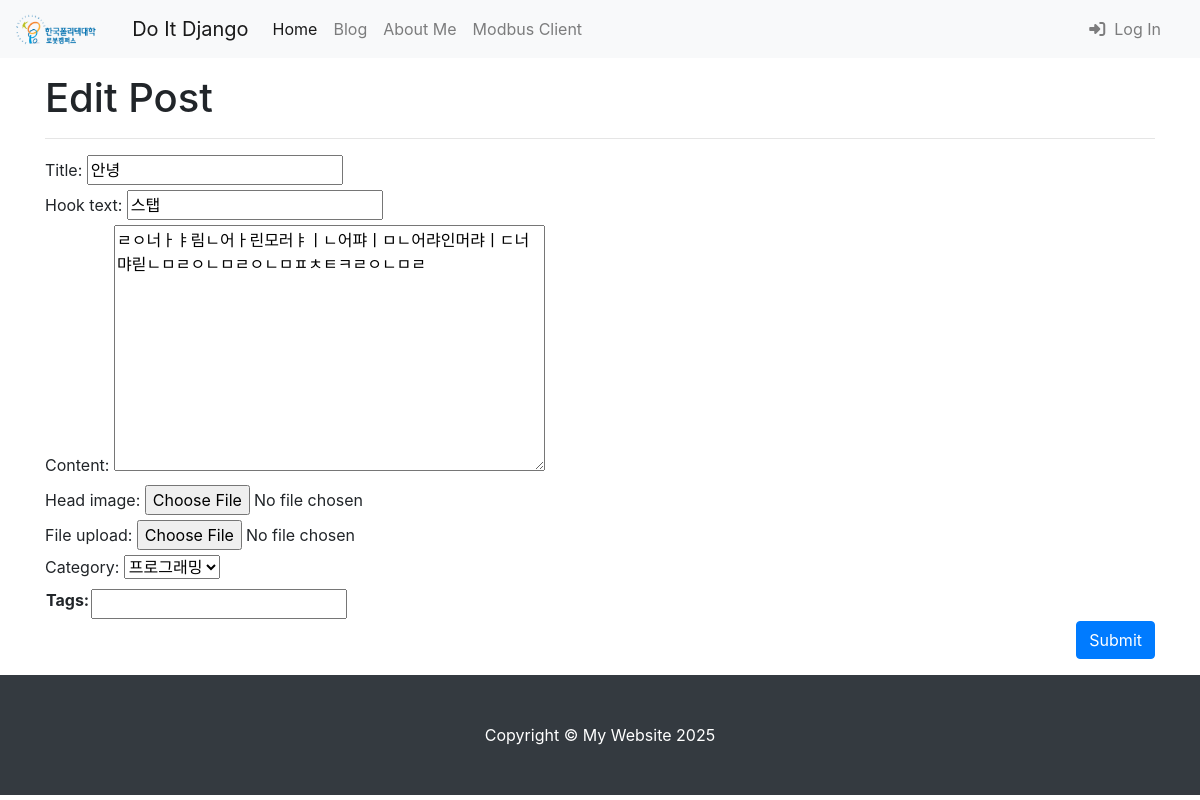
Screenshot of /blog/update_post/5/ (signed in) with the database file from the repository.
### blog/models.py (models this page shows, shortened)
class Post(models.Model):
    title = models.CharField(max_length=30)
    hook_text = models.CharField(max_length=100, blank=True)
    content = models.TextField()
    head_image = models.ImageField(upload_to='blog/images/%Y/%m/%d/', blank=True)
    file_upload = models.FileField(upload_to='blog/files/%Y/%m/%d/', blank=True)
    created_at = models.DateTimeField(auto_now_add=True)
    updated_at = models.DateTimeField(auto_now=True)
    author = models.ForeignKey(User, null=True, on_delete=models.SET_NULL)
    category = models.ForeignKey(Category, null=True, blank=True, on_delete=models.SET_NULL)
    tags = models.ManyToManyField(Tag, null=True, blank=True)

### blog/views.py (the view, shortened to what this page needs)
# urls.py: path('update_post/<int:pk>/', views.PostUpdate.as_view()),
class PostUpdate(LoginRequiredMixin, UpdateView):
    model = Post
    fields = ['title', 'hook_text', 'content', 'head_image', 'file_upload', 'category']
    template_name = 'blog/post_update_form.html'
    def get_context_data(self, **kwargs):
        context = super(PostUpdate, self).get_context_data()
        if self.object.tags.exists():
            tags_str_list = list()
            for t in self.object.tags.all():
                tags_str_list.append(t.name)
            context['tags_str_default'] = '; '.join(tags_str_list)
        return context
    def dispatch(self, request, *args, **kwargs):
        if request.user.is_authenticated and request.user == self.get_object().author:
            return super(PostUpdate, self).dispatch(request, *args, **kwargs)
        else:
            raise PermissionDenied

### blog/models.py (called while the page is built)
    def __str__(self):
        return self.name

### blog/templates/blog/post_update_form.html (shortened to what this page needs)
{% extends 'blog/base_full_width.html' %}
{% block main_area %}
    <h1>Edit Post</h1>
    <hr/>
    <form method="post" enctype="multipart/form-data">{% csrf_token %}
        <table>
            {{ form }}
            <tr>
                <th><label for="id_tags_str">Tags:</label></th>
                <td><input type="text" name="tags_str" id="id_tags_str" value="{{ tags_str_default }}"></td>
            </tr>
        </table>
        <button type="submit" class="btn btn-primary float-right">Submit</button>
    </form>
{% endblock %}

### rows the page displays
Post: title "안녕", hook_text "스탭", content "ㄹㅇ너ㅏㅑ림ㄴ어ㅏ린모러ㅑㅣㄴ어퍄ㅣㅁㄴ어랴인머랴ㅣㄷ너먀릳ㄴㅁㄹㅇㄴㅁㄹㅇㄴㅁㅍㅊㅌㅋㄹㅇㄴㅁㄹ", category "프로그래밍"
